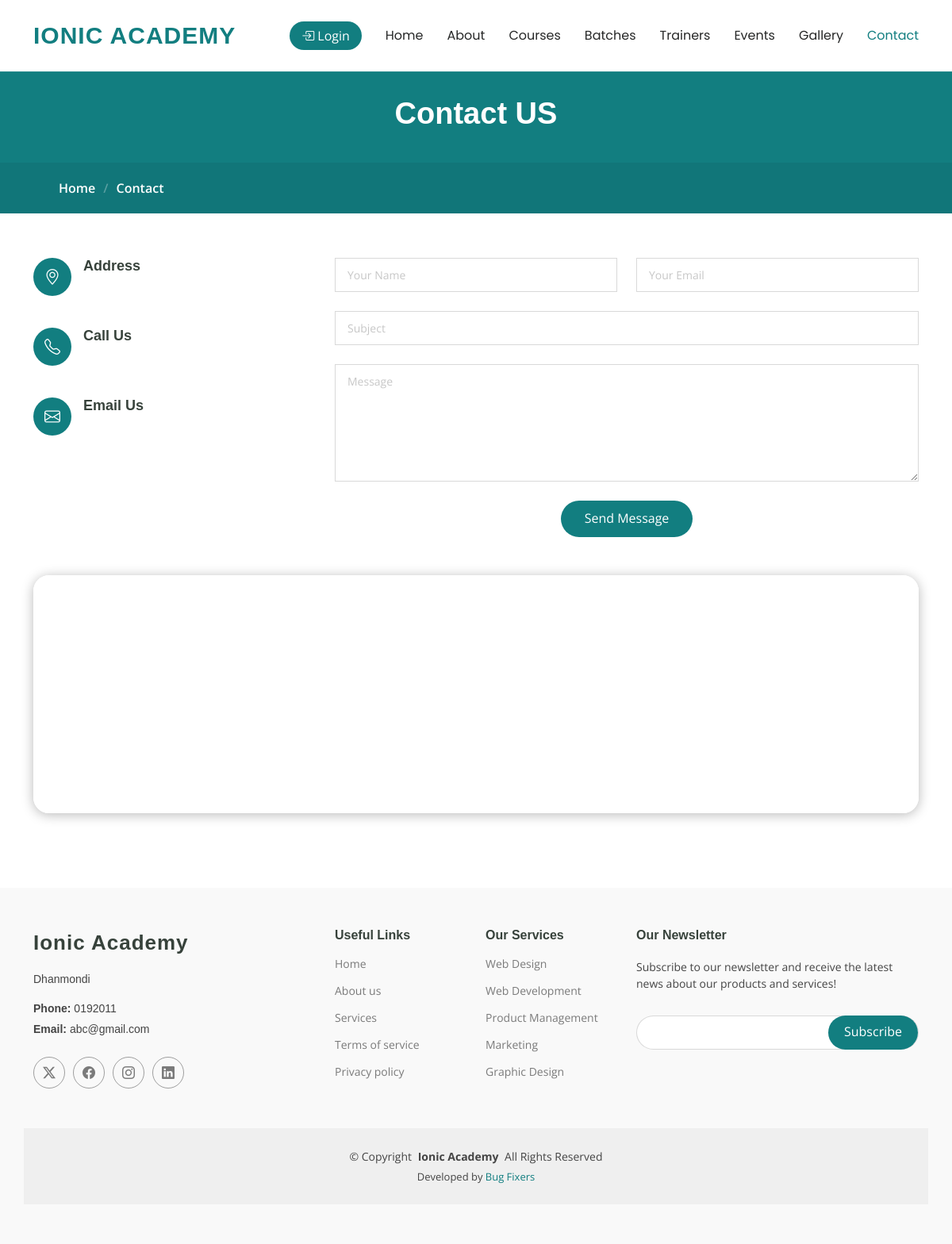
The page /contactpage/ on the database its author committed.
### IMSapp/models.py (models this page shows, shortened)
class WebsiteContactModel(models.Model):
    Imsuser = models.CharField(max_length=50,null=True)
    Mobile = models.CharField(max_length=50,null=True)
    Address = models.CharField(max_length=100,null=True)
    Email = models.CharField(max_length=100,null=True)
    MapLink = models.TextField(null=True)
    GithubLink =models.CharField(max_length=150,null=True)
    FacebookLink =models.CharField(max_length=150,null=True)
    YoutubeLink =models.CharField(max_length=150,null=True)
    TwitterLink =models.CharField(max_length=150,null=True)

### IMSapp/views.py (the view)
# urls.py: path('contactpage/',contactpage,name="contactpage"),
def contactpage(request):
    contactdata = WebsiteContactModel.objects.all()
    current_path = request.path
    context = {
        'pagetitle':'Contact US',
        'subtitle':'Contact',
        'contactdata':contactdata,
        'path':current_path,
    }
    return render(request,'contact/contact.html',context)

### IMSapp/templates/contact/contact.html (shortened to what this page needs)
{% extends 'master/master.html' %}
{% block content %}
{% load static %}
{% include 'master/pagetitle.html' %}
    <section id="contact" class="contact section">
      <div class="container mt-5" data-aos="fade-up" data-aos-delay="100">
        <div class="row gy-4">
          <div class="col-lg-4">
            <div class="info-item d-flex" data-aos="fade-up" data-aos-delay="300">
              <i class="bi bi-geo-alt flex-shrink-0"></i>
              <div>
                <h3>Address</h3>
              </div>
            </div>
            <div class="info-item d-flex" data-aos="fade-up" data-aos-delay="400">
              <i class="bi bi-telephone flex-shrink-0"></i>
              <div>
                <h3>Call Us</h3>
              </div>
            </div>
            <div class="info-item d-flex" data-aos="fade-up" data-aos-delay="500">
              <i class="bi bi-envelope flex-shrink-0"></i>
              <div>
                <h3>Email Us</h3>
              </div>
            </div>
          </div>
          <div class="col-lg-8">
            <form action="forms/contact.php" method="post" class="php-email-form" data-aos="fade-up" data-aos-delay="200">
              <div class="row gy-4">
                <div class="col-md-6">
                  <input type="text" name="name" class="form-control" placeholder="Your Name" required="">
                </div>
                <div class="col-md-6 ">
                  <input type="email" class="form-control" name="email" placeholder="Your Email" required="">
                </div>
                <div class="col-md-12">
                  <input type="text" class="form-control" name="subject" placeholder="Subject" required="">
                </div>
                <div class="col-md-12">
                  <textarea class="form-control" name="message" rows="6" placeholder="Message" required=""></textarea>
                </div>
                <div class="col-md-12 text-center">
                  <button type="submit">Send Message</button>
                </div>
              </div>
            </form>
          </div>
        </div>
      </div>
      <div class="container mb-5 mt-5" data-aos="fade-up" data-aos-delay="200">
        <iframe style="border:10px solid #fff;  border-radius: 20px; box-shadow: 0px 2px 15px rgba(0, 0, 0, 0.278); width: 100%; height: 300px;" src="{{contactdata.MapLink}}" frameborder="0" allowfullscreen="" loading="lazy"></iframe>
      </div>
    </section>
{% endblock content %}

### IMSapp/templates/master/footer.html (shortened to what this page needs)
<footer id="footer" class="footer position-relative">
    <div class="container footer-top">
      <div class="row gy-4">
        <div class="col-lg-4 col-md-6 footer-about">
          <a href="index.html" class="logo d-flex align-items-center">
            <span class="sitename">Ionic Academy</span>
          </a>
          {% for i in contactdata %}
          <div class="footer-contact pt-3">
            <p>{{i.Address}}</p>
            <p class="mt-3"><strong>Phone:</strong> <span>{{i.Mobile}}</span></p>
            <p><strong>Email:</strong> <span>{{i.Email}}</span></p>
          </div>
          <div class="social-links d-flex mt-4">
            <a href="{{i.Address}}" target="_blank"><i class="bi bi-twitter-x"></i></a>
            <a href="{{i.FacebookLink}}" target="_blank"><i class="bi bi-facebook"></i></a>
            <a href="{{i.TwitterLink}}" target="_blank"><i class="bi bi-instagram"></i></a>
            <a href="{{i.GithubLink}}" target="_blank"><i class="bi bi-linkedin"></i></a>
          </div>
          {% endfor %}
        </div>
        <div class="col-lg-2 col-md-3 footer-links">
          <h4>Useful Links</h4>
          <ul>
            <li><a href="#">Home</a></li>
            <li><a href="#">About us</a></li>
            <li><a href="#">Services</a></li>
            <li><a href="#">Terms of service</a></li>
            <li><a href="#">Privacy policy</a></li>
          </ul>
        </div>
        <div class="col-lg-2 col-md-3 footer-links">
          <h4>Our Services</h4>
          <ul>
            <li><a href="#">Web Design</a></li>
            <li><a href="#">Web Development</a></li>
            <li><a href="#">Product Management</a></li>
            <li><a href="#">Marketing</a></li>
            <li><a href="#">Graphic Design</a></li>
          </ul>
        </div>
        <div class="col-lg-4 col-md-12 footer-newsletter">
          <h4>Our Newsletter</h4>
          <p>Subscribe to our newsletter and receive the latest news about our products and services!</p>
          <form action="forms/newsletter.php" method="post" class="php-email-form">
            <div class="newsletter-form"><input type="email" name="email"><input type="submit" value="Subscribe"></div>
          </form>
        </div>
      </div>
    </div>
    <div class="container copyright text-center mt-4">
      <p>© <span>Copyright</span> <strong class="px-1 sitename">Ionic Academy</strong> <span>All Rights Reserved</span></p>
      <div class="credits">
        Developed by <a href="">Bug Fixers</a>
      </div>
    </div>
  </footer>

### rows shown on the page
WebsiteContactModel: Address "Dhanmondi", Mobile "0192011", Email "abc@gmail.com"

### other values the page prints
{{ pagetitle }} "Contact US"
{{ subtitle }} "Contact"
